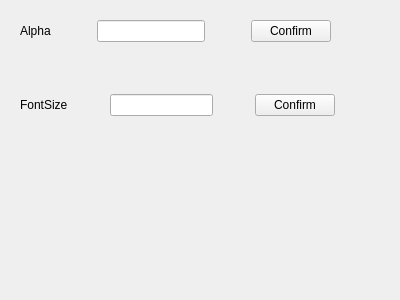
<?xml version="1.0" encoding="UTF-8"?>
<ui version="4.0">
 <class>ConfigWindow</class>
 <widget class="QWidget" name="ConfigWindow">
  <property name="geometry">
   <rect>
    <x>0</x>
    <y>0</y>
    <width>400</width>
    <height>300</height>
   </rect>
  </property>
  <property name="windowTitle">
   <string>Config</string>
  </property>
  <widget class="QWidget" name="">
   <property name="geometry">
    <rect>
     <x>20</x>
     <y>20</y>
     <width>351</width>
     <height>142</height>
    </rect>
   </property>
   <layout class="QVBoxLayout" name="verticalLayout">
    <item>
     <layout class="QHBoxLayout" name="horizontalLayout">
      <item>
       <widget class="QLabel" name="labelAlpha">
        <property name="text">
         <string>Alpha</string>
        </property>
       </widget>
      </item>
      <item>
       <spacer name="horizontalSpacer">
        <property name="orientation">
         <enum>Qt::Horizontal</enum>
        </property>
        <property name="sizeHint" stdset="0">
         <size>
          <width>40</width>
          <height>20</height>
         </size>
        </property>
       </spacer>
      </item>
      <item>
       <widget class="QLineEdit" name="lineEditAlpha"/>
      </item>
      <item>
       <spacer name="horizontalSpacer_2">
        <property name="orientation">
         <enum>Qt::Horizontal</enum>
        </property>
        <property name="sizeHint" stdset="0">
         <size>
          <width>40</width>
          <height>20</height>
         </size>
        </property>
       </spacer>
      </item>
      <item>
       <widget class="QPushButton" name="pushButtonAlpha">
        <property name="text">
         <string>Confirm</string>
        </property>
       </widget>
      </item>
      <item>
       <spacer name="horizontalSpacer_3">
        <property name="orientation">
         <enum>Qt::Horizontal</enum>
        </property>
        <property name="sizeHint" stdset="0">
         <size>
          <width>40</width>
          <height>20</height>
         </size>
        </property>
       </spacer>
      </item>
     </layout>
    </item>
    <item>
     <spacer name="verticalSpacer">
      <property name="orientation">
       <enum>Qt::Vertical</enum>
      </property>
      <property name="sizeHint" stdset="0">
       <size>
        <width>20</width>
        <height>40</height>
       </size>
      </property>
     </spacer>
    </item>
    <item>
     <layout class="QHBoxLayout" name="horizontalLayout_2">
      <item>
       <widget class="QLabel" name="labelFont">
        <property name="text">
         <string>FontSize</string>
        </property>
       </widget>
      </item>
      <item>
       <spacer name="horizontalSpacer_4">
        <property name="orientation">
         <enum>Qt::Horizontal</enum>
        </property>
        <property name="sizeHint" stdset="0">
         <size>
          <width>40</width>
          <height>20</height>
         </size>
        </property>
       </spacer>
      </item>
      <item>
       <widget class="QLineEdit" name="lineEditFont"/>
      </item>
      <item>
       <spacer name="horizontalSpacer_5">
        <property name="orientation">
         <enum>Qt::Horizontal</enum>
        </property>
        <property name="sizeHint" stdset="0">
         <size>
          <width>40</width>
          <height>20</height>
         </size>
        </property>
       </spacer>
      </item>
      <item>
       <widget class="QPushButton" name="pushButtonFont">
        <property name="text">
         <string>Confirm</string>
        </property>
       </widget>
      </item>
      <item>
       <spacer name="horizontalSpacer_6">
        <property name="orientation">
         <enum>Qt::Horizontal</enum>
        </property>
        <property name="sizeHint" stdset="0">
         <size>
          <width>40</width>
          <height>20</height>
         </size>
        </property>
       </spacer>
      </item>
     </layout>
    </item>
    <item>
     <spacer name="verticalSpacer_2">
      <property name="orientation">
       <enum>Qt::Vertical</enum>
      </property>
      <property name="sizeHint" stdset="0">
       <size>
        <width>20</width>
        <height>40</height>
       </size>
      </property>
     </spacer>
    </item>
   </layout>
  </widget>
 </widget>
 <resources/>
 <connections/>
</ui>
